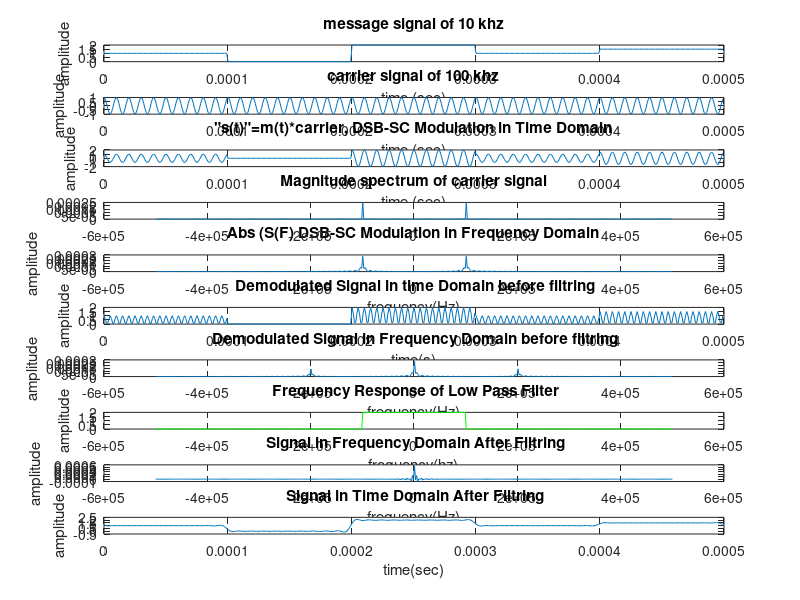

Write MATLAB code to recreate this figure.
close all
clear all
clc


fc=100e3;         % 100 kHz carrier    
fs=10*fc;         % sampling frequency (10 times higher than the highest frequency) 
dT=1/fs;
m=[1 0 2 1 1.5];  % message
fm=fc/10;         % message frequency (10 kHz)
t=0:1/fs:length(m)/fm-1/fs; % itme vector (s)


%% modulating message with carrier

xc=cos(2*pi*fc*t);% carrier signal
xm=[];  % message signal initiation
for ii=1:length(m)
    xm=[xm m(ii)*ones(1,length(t)/length(m))];
end

figure(1)


% subplot(212)
% stem(t,xm);
subplot(10,1,1)

plot(t,xm);
title('message signal of 10 khz');
xlabel('time (sec)');
ylabel('amplitude');
subplot(10,1,2)
plot(t,xc);
title('carrier signal of 100 khz');
xlabel('time (sec)');
ylabel('amplitude');
%% DSB-SC Modulation
s= xm.*xc;  % modulated signla
subplot(10,1,3)
plot(t,s);
title('"s(t)"=m(t)*carrier, DSB-SC Modulation in Time Domain');
xlabel('time (sec)');
ylabel('amplitude');

% frequency domain
S=fftshift(fft(s,length(s))*dT);
W=linspace(-pi,pi,length(S)); % digital angular frequency
w=W/dT; % angular frequency (rad)
f=w/2/pi;  % frequency (Hz)
subplot(10,1,5)
plot(f,abs(S));
title('Abs (S(F) DSB-SC Modulation in Frequency Domain');
xlabel('frequency(Hz)');
ylabel('amplitude');



XC=fftshift(fft(xc,length(xc))*dT);
W=linspace(-pi,pi,length(XC)); % digital angular frequency
w=W/dT; % angular frequency (rad)
f=w/2/pi;  % frequency (Hz)

subplot(10,1,4)
plot(f,abs(XC));
title('Magnitude spectrum of carrier signal')
%After modulation the spectrum is shifted for 2+/- fc. and amplitude/2

%% Demodulation 
v=s.*xc;
V=fftshift(fft(v,length(v))*dT);
subplot(10,1,6)
plot(t,abs(v));
title(' Demodulated Signal in time Domain before filtring');
xlabel('time(s)');
ylabel('amplitude');
hold on
subplot(10,1,7)
plot(f,abs(V));
title(' Demodulated Signal in Frequency Domain before filtring');
xlabel('frequency(Hz)');
ylabel('amplitude');
hold on


%% low pass filter
% Notice that when multipliying the signal with carrier signal then 
% when taking the fft of cos=(e^j+e^-j)/2 that we get half of the magnitude.
for jj=1:length(f)
    
    if -fc<f(jj) && f(jj)<fc
        Hlp(jj)=2;      % during the demodulation process, the 
                        % magnitude of the signal drops to half
                        % low pass filter with magnitude of 2 
                        % restores the correct magnitude
    else
        Hlp(jj)=0;
    end
end
    
% Hlp=1./sqrt(1+(f./fc).^(2*100)); % 100th order low pass filter
subplot(10,1,8)
plot(f,Hlp,'g');
title(' Frequency Response of Low Pass Filter');
xlabel('frequency(hz)');
ylabel('amplitude');

%% frequency domain demodulation 

V0=Hlp.*V;
subplot(10,1,9)
plot(f,V0);
title(' Signal in Frequency Domain After Filtring');
xlabel('frequency(Hz)');
ylabel('amplitude');


%% time domain demodulation 
v0=(ifft(ifftshift(V0)))/dT;
subplot(10,1,10)
plot(t,v0);
title(' Signal in Time Domain After Filtring');
xlabel('time(sec)');
ylabel('amplitude');
